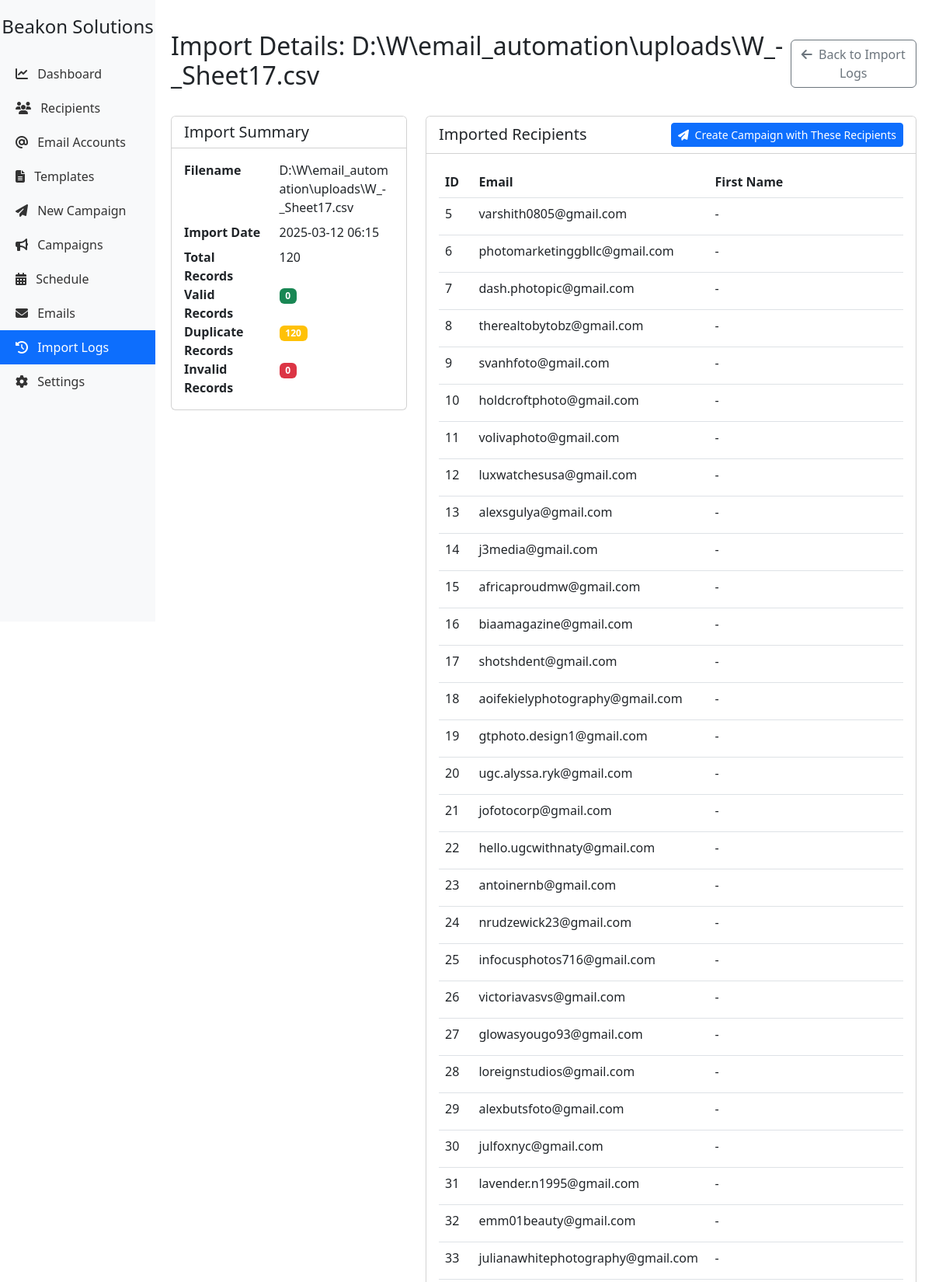
Page /logs/import/2 (upper part) on the committed database.
### app/models/models.py (models this page shows, shortened)
class ImportLog(db.Model):
    __table_args__ = {'extend_existing': True}
    id = db.Column(db.Integer, primary_key=True)
    filename = db.Column(db.String(255), nullable=False)
    total_records = db.Column(db.Integer, default=0)
    valid_records = db.Column(db.Integer, default=0)
    duplicate_records = db.Column(db.Integer, default=0)
    invalid_records = db.Column(db.Integer, default=0)
    created_at = db.Column(db.DateTime, default=datetime.utcnow)

class Recipient(db.Model):
    __table_args__ = {'extend_existing': True}
    id = db.Column(db.Integer, primary_key=True)
    email = db.Column(db.String(120), unique=True, nullable=False)
    first_name = db.Column(db.String(50))
    is_active = db.Column(db.Boolean, default=True)
    created_at = db.Column(db.DateTime, default=datetime.utcnow)
    updated_at = db.Column(db.DateTime, default=datetime.utcnow, onupdate=datetime.utcnow)
    emails = db.relationship('Email', backref='recipient', lazy=True)
    @hybrid_property
    def derived_first_name(self):
        if self.first_name:
            return self.first_name
        username = self.email.split('@')[0]
        for char in ['.', '_', '-']:
            username = username.replace(char, ' ')
        parts = username.split()
        if parts:
            return parts[0].capitalize()
        return "Friend"  # Default fallback

### app/controllers/routes.py (the view)
@app.route('/logs/import/<int:id>')
def view_import_log(id):
    import_log = ImportLog.query.get_or_404(id)
    recipients = Recipient.query.all()
    return render_template('view_import_log.html',
                          import_log=import_log,
                          recipients=recipients)

### app/templates/view_import_log.html (shortened to what this page needs)
{% extends "base.html" %}
{% block page_title %}Import Details: {{ import_log.filename }}{% endblock %}
{% block page_actions %}
<a href="{{ url_for('import_logs') }}" class="btn btn-outline-secondary">
    <i class="fas fa-arrow-left me-1"></i> Back to Import Logs
</a>
{% endblock %}
{% block content %}
<div class="row mb-4">
    <div class="col-md-4">
        <div class="card">
            <div class="card-header bg-white">
                <h5 class="mb-0">Import Summary</h5>
            </div>
            <div class="card-body">
                <dl class="row mb-0">
                    <dt class="col-sm-5">Filename</dt>
                    <dd class="col-sm-7">{{ import_log.filename }}</dd>
                    <dt class="col-sm-5">Import Date</dt>
                    <dd class="col-sm-7">{{ import_log.created_at.strftime('%Y-%m-%d %H:%M') }}</dd>
                    <dt class="col-sm-5">Total Records</dt>
                    <dd class="col-sm-7">{{ import_log.total_records }}</dd>
                    <dt class="col-sm-5">Valid Records</dt>
                    <dd class="col-sm-7">
                        <span class="badge bg-success">{{ import_log.valid_records }}</span>
                    </dd>
                    <dt class="col-sm-5">Duplicate Records</dt>
                    <dd class="col-sm-7">
                        <span class="badge bg-warning">{{ import_log.duplicate_records }}</span>
                    </dd>
                    <dt class="col-sm-5">Invalid Records</dt>
                    <dd class="col-sm-7">
                        <span class="badge bg-danger">{{ import_log.invalid_records }}</span>
                    </dd>
                </dl>
            </div>
        </div>
    </div>
    <div class="col-md-8">
        <div class="card">
            <div class="card-header bg-white d-flex justify-content-between align-items-center">
                <h5 class="mb-0">Imported Recipients</h5>
                <a href="{{ url_for('new_campaign') }}?import_id={{ import_log.id }}" class="btn btn-sm btn-primary">
                    <i class="fas fa-paper-plane me-1"></i> Create Campaign with These Recipients
                </a>
            </div>
            <div class="card-body">
                {% if recipients %}
                <div class="table-responsive">
                    <table class="table table-hover">
                        <thead>
                            <tr>
                                <th>ID</th>
                                <th>Email</th>
                                <th>First Name</th>
                            </tr>
                        </thead>
                        <tbody>
                            {% for recipient in recipients %}
                            <tr>
                                <td>{{ recipient.id }}</td>
                                <td>{{ recipient.email }}</td>
                                <td>{{ recipient.first_name or '-' }}</td>
                            </tr>
                            {% endfor %}
                        </tbody>
                    </table>
                </div>
                {% else %}
                <div class="alert alert-warning">
                    <i class="fas fa-exclamation-triangle me-2"></i> No recipients found for this import.
                </div>
                {% endif %}
            </div>
        </div>
    </div>
</div>
{% endblock %}

### rows in the picture
ImportLog: filename "D:\\W\\email_automation\\uploads\\W_-_Sheet17.csv", created_at "2025-03-12 06:15", total_records "120", valid_records "0", duplicate_records "120", invalid_records "0"
Recipient: id "5", email "varshith0805@gmail.com", first_name "-"
Recipient: id "6", email "photomarketinggbllc@gmail.com", first_name "-"
Recipient: id "7", email "dash.photopic@gmail.com", first_name "-"
Recipient: id "8", email "therealtobytobz@gmail.com", first_name "-"
Recipient: id "9", email "svanhfoto@gmail.com", first_name "-"
Recipient: id "10", email "holdcroftphoto@gmail.com", first_name "-"
Recipient: id "11", email "volivaphoto@gmail.com", first_name "-"
Recipient: id "12", email "luxwatchesusa@gmail.com", first_name "-"
Recipient: id "13", email "alexsgulya@gmail.com", first_name "-"
Recipient: id "14", email "j3media@gmail.com", first_name "-"
Recipient: id "15", email "africaproudmw@gmail.com", first_name "-"
Recipient: id "16", email "biaamagazine@gmail.com", first_name "-"
Recipient: id "17", email "shotshdent@gmail.com", first_name "-"
Recipient: id "18", email "aoifekielyphotography@gmail.com", first_name "-"
Recipient: id "19", email "gtphoto.design1@gmail.com", first_name "-"
Recipient: id "20", email "ugc.alyssa.ryk@gmail.com", first_name "-"
Recipient: id "21", email "jofotocorp@gmail.com", first_name "-"
Recipient: id "22", email "hello.ugcwithnaty@gmail.com", first_name "-"
Recipient: id "23", email "antoinernb@gmail.com", first_name "-"
Recipient: id "24", email "nrudzewick23@gmail.com", first_name "-"
Recipient: id "25", email "infocusphotos716@gmail.com", first_name "-"
Recipient: id "26", email "victoriavasvs@gmail.com", first_name "-"
Recipient: id "27", email "glowasyougo93@gmail.com", first_name "-"
Recipient: id "28", email "loreignstudios@gmail.com", first_name "-"
Recipient: id "29", email "alexbutsfoto@gmail.com", first_name "-"
Recipient: id "30", email "julfoxnyc@gmail.com", first_name "-"
Recipient: id "31", email "lavender.n1995@gmail.com", first_name "-"
Recipient: id "32", email "emm01beauty@gmail.com", first_name "-"
Recipient: id "33", email "julianawhitephotography@gmail.com", first_name "-"
